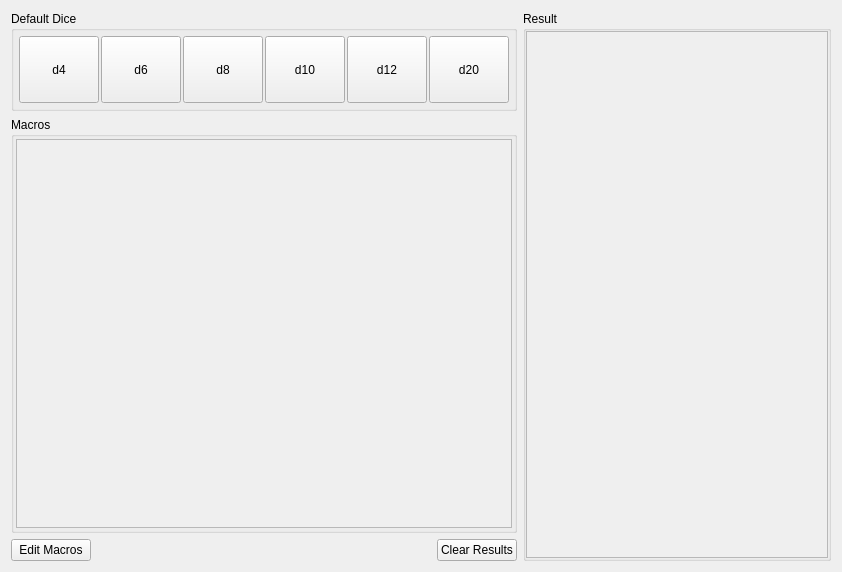
<?xml version="1.0" encoding="UTF-8"?>
<ui version="4.0">
 <class>Roller</class>
 <widget class="QWidget" name="Roller">
  <property name="geometry">
   <rect>
    <x>0</x>
    <y>0</y>
    <width>842</width>
    <height>572</height>
   </rect>
  </property>
  <property name="windowTitle">
   <string>Form</string>
  </property>
  <layout class="QGridLayout" name="gridLayout" columnstretch="0,0,0,1">
   <item row="2" column="0" alignment="Qt::AlignLeft">
    <widget class="QPushButton" name="editButton">
     <property name="text">
      <string>Edit Macros</string>
     </property>
    </widget>
   </item>
   <item row="0" column="3" rowspan="3">
    <widget class="QGroupBox" name="resultGroup">
     <property name="sizePolicy">
      <sizepolicy hsizetype="Expanding" vsizetype="Preferred">
       <horstretch>0</horstretch>
       <verstretch>0</verstretch>
      </sizepolicy>
     </property>
     <property name="title">
      <string>Result</string>
     </property>
     <layout class="QGridLayout" name="gridLayout_2">
      <property name="leftMargin">
       <number>0</number>
      </property>
      <property name="topMargin">
       <number>0</number>
      </property>
      <property name="rightMargin">
       <number>0</number>
      </property>
      <property name="bottomMargin">
       <number>0</number>
      </property>
      <item row="0" column="0">
       <widget class="QScrollArea" name="scrollArea">
        <property name="widgetResizable">
         <bool>true</bool>
        </property>
        <widget class="QWidget" name="scrollAreaWidgetContents">
         <property name="geometry">
          <rect>
           <x>0</x>
           <y>0</y>
           <width>229</width>
           <height>530</height>
          </rect>
         </property>
         <layout class="QGridLayout" name="gridLayout_3">
          <item row="0" column="0">
           <widget class="QLabel" name="resultLabel">
            <property name="font">
             <font>
              <pointsize>16</pointsize>
              <weight>75</weight>
              <bold>true</bold>
             </font>
            </property>
            <property name="text">
             <string/>
            </property>
            <property name="alignment">
             <set>Qt::AlignCenter</set>
            </property>
            <property name="wordWrap">
             <bool>true</bool>
            </property>
           </widget>
          </item>
         </layout>
        </widget>
       </widget>
      </item>
     </layout>
    </widget>
   </item>
   <item row="1" column="0" colspan="2">
    <widget class="QGroupBox" name="macroGroup">
     <property name="minimumSize">
      <size>
       <width>300</width>
       <height>300</height>
      </size>
     </property>
     <property name="maximumSize">
      <size>
       <width>1000</width>
       <height>800</height>
      </size>
     </property>
     <property name="title">
      <string>Macros</string>
     </property>
     <layout class="QGridLayout" name="gridLayout_4">
      <property name="leftMargin">
       <number>2</number>
      </property>
      <property name="topMargin">
       <number>2</number>
      </property>
      <property name="rightMargin">
       <number>2</number>
      </property>
      <property name="bottomMargin">
       <number>2</number>
      </property>
      <item row="0" column="0">
       <widget class="QScrollArea" name="macroScrollArea">
        <property name="frameShape">
         <enum>QFrame::StyledPanel</enum>
        </property>
        <property name="frameShadow">
         <enum>QFrame::Sunken</enum>
        </property>
        <property name="lineWidth">
         <number>-2</number>
        </property>
        <property name="widgetResizable">
         <bool>true</bool>
        </property>
        <widget class="QWidget" name="scrollAreaWidgetContents_2">
         <property name="geometry">
          <rect>
           <x>0</x>
           <y>0</y>
           <width>572</width>
           <height>384</height>
          </rect>
         </property>
        </widget>
       </widget>
      </item>
     </layout>
    </widget>
   </item>
   <item row="0" column="0" colspan="2">
    <widget class="QGroupBox" name="groupBox">
     <property name="maximumSize">
      <size>
       <width>16777215</width>
       <height>100</height>
      </size>
     </property>
     <property name="title">
      <string>Default Dice</string>
     </property>
     <layout class="QHBoxLayout" name="horizontalLayout">
      <property name="spacing">
       <number>2</number>
      </property>
      <property name="leftMargin">
       <number>5</number>
      </property>
      <property name="topMargin">
       <number>5</number>
      </property>
      <property name="rightMargin">
       <number>5</number>
      </property>
      <property name="bottomMargin">
       <number>5</number>
      </property>
      <item>
       <widget class="QPushButton" name="d4Button">
        <property name="sizePolicy">
         <sizepolicy hsizetype="Minimum" vsizetype="Expanding">
          <horstretch>0</horstretch>
          <verstretch>0</verstretch>
         </sizepolicy>
        </property>
        <property name="text">
         <string>d4</string>
        </property>
       </widget>
      </item>
      <item>
       <widget class="QPushButton" name="d6Button">
        <property name="sizePolicy">
         <sizepolicy hsizetype="Minimum" vsizetype="Expanding">
          <horstretch>0</horstretch>
          <verstretch>0</verstretch>
         </sizepolicy>
        </property>
        <property name="text">
         <string>d6</string>
        </property>
       </widget>
      </item>
      <item>
       <widget class="QPushButton" name="d8Button">
        <property name="sizePolicy">
         <sizepolicy hsizetype="Minimum" vsizetype="Expanding">
          <horstretch>0</horstretch>
          <verstretch>0</verstretch>
         </sizepolicy>
        </property>
        <property name="text">
         <string>d8</string>
        </property>
       </widget>
      </item>
      <item>
       <widget class="QPushButton" name="d10Button">
        <property name="sizePolicy">
         <sizepolicy hsizetype="Minimum" vsizetype="Expanding">
          <horstretch>0</horstretch>
          <verstretch>0</verstretch>
         </sizepolicy>
        </property>
        <property name="text">
         <string>d10</string>
        </property>
       </widget>
      </item>
      <item>
       <widget class="QPushButton" name="d12Button">
        <property name="sizePolicy">
         <sizepolicy hsizetype="Minimum" vsizetype="Expanding">
          <horstretch>0</horstretch>
          <verstretch>0</verstretch>
         </sizepolicy>
        </property>
        <property name="text">
         <string>d12</string>
        </property>
       </widget>
      </item>
      <item>
       <widget class="QPushButton" name="d20Button">
        <property name="sizePolicy">
         <sizepolicy hsizetype="Minimum" vsizetype="Expanding">
          <horstretch>0</horstretch>
          <verstretch>0</verstretch>
         </sizepolicy>
        </property>
        <property name="text">
         <string>d20</string>
        </property>
       </widget>
      </item>
     </layout>
    </widget>
   </item>
   <item row="2" column="1" alignment="Qt::AlignRight">
    <widget class="QPushButton" name="clearButton">
     <property name="text">
      <string>Clear Results</string>
     </property>
    </widget>
   </item>
  </layout>
 </widget>
 <resources/>
 <connections/>
</ui>
